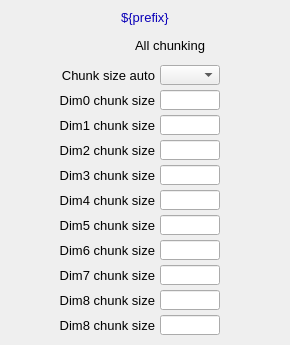
<?xml version="1.0" ?>
<ui version="4.0">
  <class>Dialog</class>
  <widget class="QWidget" name="screen">
    <property name="geometry">
      <rect>
        <x>1345</x>
        <y>200</y>
        <width>290</width>
        <height>345</height>
      </rect>
    </property>
    <property name="styleSheet">
      <string notr="true">QWidget#screen {
  color: rgb(0, 0, 0);
  background-color: rgb(187, 187, 187);
  }</string>
    </property>
    <property name="windowTitle">
      <string>NDFileHDF5_ChunkingFull</string>
    </property>
    <widget class="QLabel" name="text">
      <property name="geometry">
        <rect>
          <x>-670</x>
          <y>5</y>
          <width>1070</width>
          <height>25</height>
        </rect>
      </property>
      <property name="text">
        <string>${prefix}</string>
      </property>
      <property name="font" stdset="0">
        <font>
          <pointsize>10</pointsize>
        </font>
      </property>
      <property name="brush" stdset="0">
        <brush brushstyle="SolidPattern">
          <color alpha="255">
            <red>10</red>
            <green>0</green>
            <blue>184</blue>
          </color>
        </brush>
      </property>
      <property name="toolTip">
        <string>text</string>
      </property>
      <property name="alignment">
        <set>Qt::AlignCenter</set>
      </property>
      <property name="styleSheet">
        <string notr="true">QLabel#text {
  color: rgb(10, 0, 184);
  }</string>
      </property>
    </widget>
    <widget class="PyDMDrawingRectangle" name="rectangle">
      <property name="geometry">
        <rect>
          <x>0</x>
          <y>5</y>
          <width>290</width>
          <height>26</height>
        </rect>
      </property>
      <property name="brush" stdset="0">
        <brush brushstyle="SolidPattern">
          <color alpha="255">
            <red>218</red>
            <green>218</green>
            <blue>218</blue>
          </color>
        </brush>
      </property>
      <property name="penStyle" stdset="0">
        <enum>Qt::SolidLine</enum>
      </property>
      <property name="penColor" stdset="0">
        <color>
          <red>218</red>
          <green>218</green>
          <blue>218</blue>
        </color>
      </property>
      <property name="penWidth" stdset="0">
        <double>0</double>
      </property>
      <property name="penCapStyle" stdset="0">
        <enum>Qt::FlatCap</enum>
      </property>
      <property name="toolTip">
        <string>rectangle</string>
      </property>
    </widget>
    <widget class="QLabel" name="text_1">
      <property name="geometry">
        <rect>
          <x>85</x>
          <y>35</y>
          <width>120</width>
          <height>20</height>
        </rect>
      </property>
      <property name="text">
        <string>All chunking</string>
      </property>
      <property name="font" stdset="0">
        <font>
          <pointsize>10</pointsize>
        </font>
      </property>
      <property name="brush" stdset="0">
        <brush brushstyle="SolidPattern">
          <color alpha="255">
            <red>0</red>
            <green>0</green>
            <blue>0</blue>
          </color>
        </brush>
      </property>
      <property name="toolTip">
        <string>text_1</string>
      </property>
      <property name="alignment">
        <set>Qt::AlignRight|Qt::AlignTrailing|Qt::AlignVCenter</set>
      </property>
      <property name="styleSheet">
        <string notr="true">QLabel#text_1 {
  color: rgb(0, 0, 0);
  }</string>
      </property>
    </widget>
    <widget class="QLabel" name="text_2">
      <property name="geometry">
        <rect>
          <x>0</x>
          <y>5</y>
          <width>290</width>
          <height>25</height>
        </rect>
      </property>
      <property name="text">
        <string>${prefix}</string>
      </property>
      <property name="font" stdset="0">
        <font>
          <pointsize>10</pointsize>
        </font>
      </property>
      <property name="brush" stdset="0">
        <brush brushstyle="SolidPattern">
          <color alpha="255">
            <red>10</red>
            <green>0</green>
            <blue>184</blue>
          </color>
        </brush>
      </property>
      <property name="toolTip">
        <string>text_2</string>
      </property>
      <property name="alignment">
        <set>Qt::AlignCenter</set>
      </property>
      <property name="styleSheet">
        <string notr="true">QLabel#text_2 {
  color: rgb(10, 0, 184);
  }</string>
      </property>
    </widget>
    <widget class="QLabel" name="text_3">
      <property name="geometry">
        <rect>
          <x>5</x>
          <y>90</y>
          <width>150</width>
          <height>20</height>
        </rect>
      </property>
      <property name="text">
        <string>Dim0 chunk size</string>
      </property>
      <property name="font" stdset="0">
        <font>
          <pointsize>10</pointsize>
        </font>
      </property>
      <property name="brush" stdset="0">
        <brush brushstyle="SolidPattern">
          <color alpha="255">
            <red>0</red>
            <green>0</green>
            <blue>0</blue>
          </color>
        </brush>
      </property>
      <property name="toolTip">
        <string>text_3</string>
      </property>
      <property name="alignment">
        <set>Qt::AlignRight|Qt::AlignTrailing|Qt::AlignVCenter</set>
      </property>
      <property name="styleSheet">
        <string notr="true">QLabel#text_3 {
  color: rgb(0, 0, 0);
  }</string>
      </property>
    </widget>
    <widget class="PyDMLineEdit" name="text_entry">
      <property name="geometry">
        <rect>
          <x>160</x>
          <y>90</y>
          <width>60</width>
          <height>20</height>
        </rect>
      </property>
      <property name="channel" stdset="0">
        <string>ca://${prefix}NumColChunks</string>
      </property>
      <property name="toolTip">
        <string>${prefix}NumColChunks</string>
      </property>
      <property name="font" stdset="0">
        <font>
          <pointsize>10</pointsize>
        </font>
      </property>
      <property name="styleSheet">
        <string notr="true">PyDMLineEdit#text_entry {
  color: rgb(0, 0, 0);
  background-color: rgb(115, 223, 255);
  border: 1px solid black;
  margin: 0px;
  padding: 0px;
  spacing: 0px;
  }</string>
      </property>
    </widget>
    <widget class="PyDMLabel" name="text_update">
      <property name="geometry">
        <rect>
          <x>225</x>
          <y>91</y>
          <width>60</width>
          <height>18</height>
        </rect>
      </property>
      <property name="toolTip">
        <string>PV: ${prefix}NumColChunks_RBV</string>
      </property>
      <property name="channel" stdset="0">
        <string>ca://${prefix}NumColChunks_RBV</string>
      </property>
      <property name="font" stdset="0">
        <font>
          <pointsize>10</pointsize>
        </font>
      </property>
      <property name="alignment">
        <set>Qt::AlignLeading|Qt::AlignLeft|Qt::AlignVCenter</set>
      </property>
      <property name="textInteractionFlags">
        <set>Qt::TextSelectableByKeyboard|Qt::TextSelectableByMouse</set>
      </property>
      <property name="styleSheet">
        <string notr="true">PyDMLabel#text_update {
  color: rgb(10, 0, 184);
  background-color: rgb(187, 187, 187);
  }</string>
      </property>
    </widget>
    <widget class="QLabel" name="text_4">
      <property name="geometry">
        <rect>
          <x>5</x>
          <y>65</y>
          <width>150</width>
          <height>20</height>
        </rect>
      </property>
      <property name="text">
        <string>Chunk size auto</string>
      </property>
      <property name="font" stdset="0">
        <font>
          <pointsize>10</pointsize>
        </font>
      </property>
      <property name="brush" stdset="0">
        <brush brushstyle="SolidPattern">
          <color alpha="255">
            <red>0</red>
            <green>0</green>
            <blue>0</blue>
          </color>
        </brush>
      </property>
      <property name="toolTip">
        <string>text_4</string>
      </property>
      <property name="alignment">
        <set>Qt::AlignRight|Qt::AlignTrailing|Qt::AlignVCenter</set>
      </property>
      <property name="styleSheet">
        <string notr="true">QLabel#text_4 {
  color: rgb(0, 0, 0);
  }</string>
      </property>
    </widget>
    <widget class="PyDMEnumComboBox" name="menu">
      <property name="geometry">
        <rect>
          <x>160</x>
          <y>65</y>
          <width>60</width>
          <height>20</height>
        </rect>
      </property>
      <property name="toolTip">
        <string>${prefix}ChunkSizeAuto</string>
      </property>
      <property name="channel" stdset="0">
        <string>ca://${prefix}ChunkSizeAuto</string>
      </property>
      <property name="font" stdset="0">
        <font>
          <pointsize>10</pointsize>
        </font>
      </property>
      <property name="styleSheet">
        <string notr="true">PyDMEnumComboBox#menu {
  color: rgb(0, 0, 0);
  background-color: rgb(115, 223, 255);
  }</string>
      </property>
    </widget>
    <widget class="PyDMLabel" name="text_update_1">
      <property name="geometry">
        <rect>
          <x>225</x>
          <y>66</y>
          <width>60</width>
          <height>18</height>
        </rect>
      </property>
      <property name="toolTip">
        <string>PV: ${prefix}ChunkSizeAuto_RBV</string>
      </property>
      <property name="channel" stdset="0">
        <string>ca://${prefix}ChunkSizeAuto_RBV</string>
      </property>
      <property name="displayFormat" stdset="0">
        <enum>PyDMLabel::String</enum>
      </property>
      <property name="font" stdset="0">
        <font>
          <pointsize>10</pointsize>
        </font>
      </property>
      <property name="alignment">
        <set>Qt::AlignLeading|Qt::AlignLeft|Qt::AlignVCenter</set>
      </property>
      <property name="textInteractionFlags">
        <set>Qt::TextSelectableByKeyboard|Qt::TextSelectableByMouse</set>
      </property>
      <property name="styleSheet">
        <string notr="true">PyDMLabel#text_update_1 {
  color: rgb(10, 0, 184);
  background-color: rgb(187, 187, 187);
  }</string>
      </property>
    </widget>
    <widget class="QLabel" name="text_5">
      <property name="geometry">
        <rect>
          <x>5</x>
          <y>115</y>
          <width>150</width>
          <height>20</height>
        </rect>
      </property>
      <property name="text">
        <string>Dim1 chunk size</string>
      </property>
      <property name="font" stdset="0">
        <font>
          <pointsize>10</pointsize>
        </font>
      </property>
      <property name="brush" stdset="0">
        <brush brushstyle="SolidPattern">
          <color alpha="255">
            <red>0</red>
            <green>0</green>
            <blue>0</blue>
          </color>
        </brush>
      </property>
      <property name="toolTip">
        <string>text_5</string>
      </property>
      <property name="alignment">
        <set>Qt::AlignRight|Qt::AlignTrailing|Qt::AlignVCenter</set>
      </property>
      <property name="styleSheet">
        <string notr="true">QLabel#text_5 {
  color: rgb(0, 0, 0);
  }</string>
      </property>
    </widget>
    <widget class="PyDMLineEdit" name="text_entry_1">
      <property name="geometry">
        <rect>
          <x>160</x>
          <y>115</y>
          <width>60</width>
          <height>20</height>
        </rect>
      </property>
      <property name="channel" stdset="0">
        <string>ca://${prefix}NumRowChunks</string>
      </property>
      <property name="toolTip">
        <string>${prefix}NumRowChunks</string>
      </property>
      <property name="font" stdset="0">
        <font>
          <pointsize>10</pointsize>
        </font>
      </property>
      <property name="styleSheet">
        <string notr="true">PyDMLineEdit#text_entry_1 {
  color: rgb(0, 0, 0);
  background-color: rgb(115, 223, 255);
  border: 1px solid black;
  margin: 0px;
  padding: 0px;
  spacing: 0px;
  }</string>
      </property>
    </widget>
    <widget class="PyDMLabel" name="text_update_2">
      <property name="geometry">
        <rect>
          <x>225</x>
          <y>116</y>
          <width>60</width>
          <height>18</height>
        </rect>
      </property>
      <property name="toolTip">
        <string>PV: ${prefix}NumRowChunks_RBV</string>
      </property>
      <property name="channel" stdset="0">
        <string>ca://${prefix}NumRowChunks_RBV</string>
      </property>
      <property name="font" stdset="0">
        <font>
          <pointsize>10</pointsize>
        </font>
      </property>
      <property name="alignment">
        <set>Qt::AlignLeading|Qt::AlignLeft|Qt::AlignVCenter</set>
      </property>
      <property name="textInteractionFlags">
        <set>Qt::TextSelectableByKeyboard|Qt::TextSelectableByMouse</set>
      </property>
      <property name="styleSheet">
        <string notr="true">PyDMLabel#text_update_2 {
  color: rgb(10, 0, 184);
  background-color: rgb(187, 187, 187);
  }</string>
      </property>
    </widget>
    <widget class="QLabel" name="text_6">
      <property name="geometry">
        <rect>
          <x>5</x>
          <y>140</y>
          <width>150</width>
          <height>20</height>
        </rect>
      </property>
      <property name="text">
        <string>Dim2 chunk size</string>
      </property>
      <property name="font" stdset="0">
        <font>
          <pointsize>10</pointsize>
        </font>
      </property>
      <property name="brush" stdset="0">
        <brush brushstyle="SolidPattern">
          <color alpha="255">
            <red>0</red>
            <green>0</green>
            <blue>0</blue>
          </color>
        </brush>
      </property>
      <property name="toolTip">
        <string>text_6</string>
      </property>
      <property name="alignment">
        <set>Qt::AlignRight|Qt::AlignTrailing|Qt::AlignVCenter</set>
      </property>
      <property name="styleSheet">
        <string notr="true">QLabel#text_6 {
  color: rgb(0, 0, 0);
  }</string>
      </property>
    </widget>
    <widget class="PyDMLineEdit" name="text_entry_2">
      <property name="geometry">
        <rect>
          <x>160</x>
          <y>140</y>
          <width>60</width>
          <height>20</height>
        </rect>
      </property>
      <property name="channel" stdset="0">
        <string>ca://${prefix}ChunkSize2</string>
      </property>
      <property name="toolTip">
        <string>${prefix}ChunkSize2</string>
      </property>
      <property name="font" stdset="0">
        <font>
          <pointsize>10</pointsize>
        </font>
      </property>
      <property name="styleSheet">
        <string notr="true">PyDMLineEdit#text_entry_2 {
  color: rgb(0, 0, 0);
  background-color: rgb(115, 223, 255);
  border: 1px solid black;
  margin: 0px;
  padding: 0px;
  spacing: 0px;
  }</string>
      </property>
    </widget>
    <widget class="PyDMLabel" name="text_update_3">
      <property name="geometry">
        <rect>
          <x>225</x>
          <y>141</y>
          <width>60</width>
          <height>18</height>
        </rect>
      </property>
      <property name="toolTip">
        <string>PV: ${prefix}ChunkSize2_RBV</string>
      </property>
      <property name="channel" stdset="0">
        <string>ca://${prefix}ChunkSize2_RBV</string>
      </property>
      <property name="font" stdset="0">
        <font>
          <pointsize>10</pointsize>
        </font>
      </property>
      <property name="alignment">
        <set>Qt::AlignLeading|Qt::AlignLeft|Qt::AlignVCenter</set>
      </property>
      <property name="textInteractionFlags">
        <set>Qt::TextSelectableByKeyboard|Qt::TextSelectableByMouse</set>
      </property>
      <property name="styleSheet">
        <string notr="true">PyDMLabel#text_update_3 {
  color: rgb(10, 0, 184);
  background-color: rgb(187, 187, 187);
  }</string>
      </property>
    </widget>
    <widget class="QLabel" name="text_7">
      <property name="geometry">
        <rect>
          <x>5</x>
          <y>165</y>
          <width>150</width>
          <height>20</height>
        </rect>
      </property>
      <property name="text">
        <string>Dim3 chunk size</string>
      </property>
      <property name="font" stdset="0">
        <font>
          <pointsize>10</pointsize>
        </font>
      </property>
      <property name="brush" stdset="0">
        <brush brushstyle="SolidPattern">
          <color alpha="255">
            <red>0</red>
            <green>0</green>
            <blue>0</blue>
          </color>
        </brush>
      </property>
      <property name="toolTip">
        <string>text_7</string>
      </property>
      <property name="alignment">
        <set>Qt::AlignRight|Qt::AlignTrailing|Qt::AlignVCenter</set>
      </property>
      <property name="styleSheet">
        <string notr="true">QLabel#text_7 {
  color: rgb(0, 0, 0);
  }</string>
      </property>
    </widget>
    <widget class="PyDMLineEdit" name="text_entry_3">
      <property name="geometry">
        <rect>
          <x>160</x>
          <y>165</y>
          <width>60</width>
          <height>20</height>
        </rect>
      </property>
      <property name="channel" stdset="0">
        <string>ca://${prefix}ChunkSize3</string>
      </property>
      <property name="toolTip">
        <string>${prefix}ChunkSize3</string>
      </property>
      <property name="font" stdset="0">
        <font>
          <pointsize>10</pointsize>
        </font>
      </property>
      <property name="styleSheet">
        <string notr="true">PyDMLineEdit#text_entry_3 {
  color: rgb(0, 0, 0);
  background-color: rgb(115, 223, 255);
  border: 1px solid black;
  margin: 0px;
  padding: 0px;
  spacing: 0px;
  }</string>
      </property>
    </widget>
    <widget class="PyDMLabel" name="text_update_4">
      <property name="geometry">
        <rect>
          <x>225</x>
          <y>166</y>
          <width>60</width>
          <height>18</height>
        </rect>
      </property>
      <property name="toolTip">
        <string>PV: ${prefix}ChunkSize3_RBV</string>
      </property>
      <property name="channel" stdset="0">
        <string>ca://${prefix}ChunkSize3_RBV</string>
      </property>
      <property name="font" stdset="0">
        <font>
          <pointsize>10</pointsize>
        </font>
      </property>
      <property name="alignment">
        <set>Qt::AlignLeading|Qt::AlignLeft|Qt::AlignVCenter</set>
      </property>
      <property name="textInteractionFlags">
        <set>Qt::TextSelectableByKeyboard|Qt::TextSelectableByMouse</set>
      </property>
      <property name="styleSheet">
        <string notr="true">PyDMLabel#text_update_4 {
  color: rgb(10, 0, 184);
  background-color: rgb(187, 187, 187);
  }</string>
      </property>
    </widget>
    <widget class="QLabel" name="text_8">
      <property name="geometry">
        <rect>
          <x>5</x>
          <y>190</y>
          <width>150</width>
          <height>20</height>
        </rect>
      </property>
      <property name="text">
        <string>Dim4 chunk size</string>
      </property>
      <property name="font" stdset="0">
        <font>
          <pointsize>10</pointsize>
        </font>
      </property>
      <property name="brush" stdset="0">
        <brush brushstyle="SolidPattern">
          <color alpha="255">
            <red>0</red>
            <green>0</green>
            <blue>0</blue>
          </color>
        </brush>
      </property>
      <property name="toolTip">
        <string>text_8</string>
      </property>
      <property name="alignment">
        <set>Qt::AlignRight|Qt::AlignTrailing|Qt::AlignVCenter</set>
      </property>
      <property name="styleSheet">
        <string notr="true">QLabel#text_8 {
  color: rgb(0, 0, 0);
  }</string>
      </property>
    </widget>
    <widget class="PyDMLineEdit" name="text_entry_4">
      <property name="geometry">
        <rect>
          <x>160</x>
          <y>190</y>
          <width>60</width>
          <height>20</height>
        </rect>
      </property>
      <property name="channel" stdset="0">
        <string>ca://${prefix}ChunkSize4</string>
      </property>
      <property name="toolTip">
        <string>${prefix}ChunkSize4</string>
      </property>
      <property name="font" stdset="0">
        <font>
          <pointsize>10</pointsize>
        </font>
      </property>
      <property name="styleSheet">
        <string notr="true">PyDMLineEdit#text_entry_4 {
  color: rgb(0, 0, 0);
  background-color: rgb(115, 223, 255);
  border: 1px solid black;
  margin: 0px;
  padding: 0px;
  spacing: 0px;
  }</string>
      </property>
    </widget>
    <widget class="PyDMLabel" name="text_update_5">
      <property name="geometry">
        <rect>
          <x>225</x>
          <y>191</y>
          <width>60</width>
          <height>18</height>
        </rect>
      </property>
      <property name="toolTip">
        <string>PV: ${prefix}ChunkSize4_RBV</string>
      </property>
      <property name="channel" stdset="0">
        <string>ca://${prefix}ChunkSize4_RBV</string>
      </property>
      <property name="font" stdset="0">
        <font>
          <pointsize>10</pointsize>
        </font>
      </property>
      <property name="alignment">
        <set>Qt::AlignLeading|Qt::AlignLeft|Qt::AlignVCenter</set>
      </property>
      <property name="textInteractionFlags">
        <set>Qt::TextSelectableByKeyboard|Qt::TextSelectableByMouse</set>
      </property>
      <property name="styleSheet">
        <string notr="true">PyDMLabel#text_update_5 {
  color: rgb(10, 0, 184);
  background-color: rgb(187, 187, 187);
  }</string>
      </property>
    </widget>
    <widget class="QLabel" name="text_9">
      <property name="geometry">
        <rect>
          <x>5</x>
          <y>215</y>
          <width>150</width>
          <height>20</height>
        </rect>
      </property>
      <property name="text">
        <string>Dim5 chunk size</string>
      </property>
      <property name="font" stdset="0">
        <font>
          <pointsize>10</pointsize>
        </font>
      </property>
      <property name="brush" stdset="0">
        <brush brushstyle="SolidPattern">
          <color alpha="255">
            <red>0</red>
            <green>0</green>
            <blue>0</blue>
          </color>
        </brush>
      </property>
      <property name="toolTip">
        <string>text_9</string>
      </property>
      <property name="alignment">
        <set>Qt::AlignRight|Qt::AlignTrailing|Qt::AlignVCenter</set>
      </property>
      <property name="styleSheet">
        <string notr="true">QLabel#text_9 {
  color: rgb(0, 0, 0);
  }</string>
      </property>
    </widget>
    <widget class="PyDMLineEdit" name="text_entry_5">
      <property name="geometry">
        <rect>
          <x>160</x>
          <y>215</y>
          <width>60</width>
          <height>20</height>
        </rect>
      </property>
      <property name="channel" stdset="0">
        <string>ca://${prefix}ChunkSize5</string>
      </property>
      <property name="toolTip">
        <string>${prefix}ChunkSize5</string>
      </property>
      <property name="font" stdset="0">
        <font>
          <pointsize>10</pointsize>
        </font>
      </property>
      <property name="styleSheet">
        <string notr="true">PyDMLineEdit#text_entry_5 {
  color: rgb(0, 0, 0);
  background-color: rgb(115, 223, 255);
  border: 1px solid black;
  margin: 0px;
  padding: 0px;
  spacing: 0px;
  }</string>
      </property>
    </widget>
    <widget class="PyDMLabel" name="text_update_6">
      <property name="geometry">
        <rect>
          <x>225</x>
          <y>216</y>
          <width>60</width>
          <height>18</height>
        </rect>
      </property>
      <property name="toolTip">
        <string>PV: ${prefix}ChunkSize5_RBV</string>
      </property>
      <property name="channel" stdset="0">
        <string>ca://${prefix}ChunkSize5_RBV</string>
      </property>
      <property name="font" stdset="0">
        <font>
          <pointsize>10</pointsize>
        </font>
      </property>
      <property name="alignment">
        <set>Qt::AlignLeading|Qt::AlignLeft|Qt::AlignVCenter</set>
      </property>
      <property name="textInteractionFlags">
        <set>Qt::TextSelectableByKeyboard|Qt::TextSelectableByMouse</set>
      </property>
      <property name="styleSheet">
        <string notr="true">PyDMLabel#text_update_6 {
  color: rgb(10, 0, 184);
  background-color: rgb(187, 187, 187);
  }</string>
      </property>
    </widget>
    <widget class="QLabel" name="text_10">
      <property name="geometry">
        <rect>
          <x>5</x>
          <y>240</y>
          <width>150</width>
          <height>20</height>
        </rect>
      </property>
      <property name="text">
        <string>Dim6 chunk size</string>
      </property>
      <property name="font" stdset="0">
        <font>
          <pointsize>10</pointsize>
        </font>
      </property>
      <property name="brush" stdset="0">
        <brush brushstyle="SolidPattern">
          <color alpha="255">
            <red>0</red>
            <green>0</green>
            <blue>0</blue>
          </color>
        </brush>
      </property>
      <property name="toolTip">
        <string>text_10</string>
      </property>
      <property name="alignment">
        <set>Qt::AlignRight|Qt::AlignTrailing|Qt::AlignVCenter</set>
      </property>
      <property name="styleSheet">
        <string notr="true">QLabel#text_10 {
  color: rgb(0, 0, 0);
  }</string>
      </property>
    </widget>
    <widget class="PyDMLineEdit" name="text_entry_6">
      <property name="geometry">
        <rect>
          <x>160</x>
          <y>240</y>
          <width>60</width>
          <height>20</height>
        </rect>
      </property>
      <property name="channel" stdset="0">
        <string>ca://${prefix}ChunkSize6</string>
      </property>
      <property name="toolTip">
        <string>${prefix}ChunkSize6</string>
      </property>
      <property name="font" stdset="0">
        <font>
          <pointsize>10</pointsize>
        </font>
      </property>
      <property name="styleSheet">
        <string notr="true">PyDMLineEdit#text_entry_6 {
  color: rgb(0, 0, 0);
  background-color: rgb(115, 223, 255);
  border: 1px solid black;
  margin: 0px;
  padding: 0px;
  spacing: 0px;
  }</string>
      </property>
    </widget>
    <widget class="PyDMLabel" name="text_update_7">
      <property name="geometry">
        <rect>
          <x>225</x>
          <y>241</y>
          <width>60</width>
          <height>18</height>
        </rect>
      </property>
      <property name="toolTip">
        <string>PV: ${prefix}ChunkSize6_RBV</string>
      </property>
      <property name="channel" stdset="0">
        <string>ca://${prefix}ChunkSize6_RBV</string>
      </property>
      <property name="font" stdset="0">
        <font>
          <pointsize>10</pointsize>
        </font>
      </property>
      <property name="alignment">
        <set>Qt::AlignLeading|Qt::AlignLeft|Qt::AlignVCenter</set>
      </property>
      <property name="textInteractionFlags">
        <set>Qt::TextSelectableByKeyboard|Qt::TextSelectableByMouse</set>
      </property>
      <property name="styleSheet">
        <string notr="true">PyDMLabel#text_update_7 {
  color: rgb(10, 0, 184);
  background-color: rgb(187, 187, 187);
  }</string>
      </property>
    </widget>
    <widget class="QLabel" name="text_11">
      <property name="geometry">
        <rect>
          <x>5</x>
          <y>265</y>
          <width>150</width>
          <height>20</height>
        </rect>
      </property>
      <property name="text">
        <string>Dim7 chunk size</string>
      </property>
      <property name="font" stdset="0">
        <font>
          <pointsize>10</pointsize>
        </font>
      </property>
      <property name="brush" stdset="0">
        <brush brushstyle="SolidPattern">
          <color alpha="255">
            <red>0</red>
            <green>0</green>
            <blue>0</blue>
          </color>
        </brush>
      </property>
      <property name="toolTip">
        <string>text_11</string>
      </property>
      <property name="alignment">
        <set>Qt::AlignRight|Qt::AlignTrailing|Qt::AlignVCenter</set>
      </property>
      <property name="styleSheet">
        <string notr="true">QLabel#text_11 {
  color: rgb(0, 0, 0);
  }</string>
      </property>
    </widget>
    <widget class="PyDMLineEdit" name="text_entry_7">
      <property name="geometry">
        <rect>
          <x>160</x>
          <y>265</y>
          <width>60</width>
          <height>20</height>
        </rect>
      </property>
      <property name="channel" stdset="0">
        <string>ca://${prefix}ChunkSize7</string>
      </property>
      <property name="toolTip">
        <string>${prefix}ChunkSize7</string>
      </property>
      <property name="font" stdset="0">
        <font>
          <pointsize>10</pointsize>
        </font>
      </property>
      <property name="styleSheet">
        <string notr="true">PyDMLineEdit#text_entry_7 {
  color: rgb(0, 0, 0);
  background-color: rgb(115, 223, 255);
  border: 1px solid black;
  margin: 0px;
  padding: 0px;
  spacing: 0px;
  }</string>
      </property>
    </widget>
    <widget class="PyDMLabel" name="text_update_8">
      <property name="geometry">
        <rect>
          <x>225</x>
          <y>266</y>
          <width>60</width>
          <height>18</height>
        </rect>
      </property>
      <property name="toolTip">
        <string>PV: ${prefix}ChunkSize7_RBV</string>
      </property>
      <property name="channel" stdset="0">
        <string>ca://${prefix}ChunkSize7_RBV</string>
      </property>
      <property name="font" stdset="0">
        <font>
          <pointsize>10</pointsize>
        </font>
      </property>
      <property name="alignment">
        <set>Qt::AlignLeading|Qt::AlignLeft|Qt::AlignVCenter</set>
      </property>
      <property name="textInteractionFlags">
        <set>Qt::TextSelectableByKeyboard|Qt::TextSelectableByMouse</set>
      </property>
      <property name="styleSheet">
        <string notr="true">PyDMLabel#text_update_8 {
  color: rgb(10, 0, 184);
  background-color: rgb(187, 187, 187);
  }</string>
      </property>
    </widget>
    <widget class="QLabel" name="text_12">
      <property name="geometry">
        <rect>
          <x>5</x>
          <y>290</y>
          <width>150</width>
          <height>20</height>
        </rect>
      </property>
      <property name="text">
        <string>Dim8 chunk size</string>
      </property>
      <property name="font" stdset="0">
        <font>
          <pointsize>10</pointsize>
        </font>
      </property>
      <property name="brush" stdset="0">
        <brush brushstyle="SolidPattern">
          <color alpha="255">
            <red>0</red>
            <green>0</green>
            <blue>0</blue>
          </color>
        </brush>
      </property>
      <property name="toolTip">
        <string>text_12</string>
      </property>
      <property name="alignment">
        <set>Qt::AlignRight|Qt::AlignTrailing|Qt::AlignVCenter</set>
      </property>
      <property name="styleSheet">
        <string notr="true">QLabel#text_12 {
  color: rgb(0, 0, 0);
  }</string>
      </property>
    </widget>
    <widget class="PyDMLineEdit" name="text_entry_8">
      <property name="geometry">
        <rect>
          <x>160</x>
          <y>290</y>
          <width>60</width>
          <height>20</height>
        </rect>
      </property>
      <property name="channel" stdset="0">
        <string>ca://${prefix}ChunkSize8</string>
      </property>
      <property name="toolTip">
        <string>${prefix}ChunkSize8</string>
      </property>
      <property name="font" stdset="0">
        <font>
          <pointsize>10</pointsize>
        </font>
      </property>
      <property name="styleSheet">
        <string notr="true">PyDMLineEdit#text_entry_8 {
  color: rgb(0, 0, 0);
  background-color: rgb(115, 223, 255);
  border: 1px solid black;
  margin: 0px;
  padding: 0px;
  spacing: 0px;
  }</string>
      </property>
    </widget>
    <widget class="PyDMLabel" name="text_update_9">
      <property name="geometry">
        <rect>
          <x>225</x>
          <y>291</y>
          <width>60</width>
          <height>18</height>
        </rect>
      </property>
      <property name="toolTip">
        <string>PV: ${prefix}ChunkSize8_RBV</string>
      </property>
      <property name="channel" stdset="0">
        <string>ca://${prefix}ChunkSize8_RBV</string>
      </property>
      <property name="font" stdset="0">
        <font>
          <pointsize>10</pointsize>
        </font>
      </property>
      <property name="alignment">
        <set>Qt::AlignLeading|Qt::AlignLeft|Qt::AlignVCenter</set>
      </property>
      <property name="textInteractionFlags">
        <set>Qt::TextSelectableByKeyboard|Qt::TextSelectableByMouse</set>
      </property>
      <property name="styleSheet">
        <string notr="true">PyDMLabel#text_update_9 {
  color: rgb(10, 0, 184);
  background-color: rgb(187, 187, 187);
  }</string>
      </property>
    </widget>
    <widget class="QLabel" name="text_13">
      <property name="geometry">
        <rect>
          <x>5</x>
          <y>315</y>
          <width>150</width>
          <height>20</height>
        </rect>
      </property>
      <property name="text">
        <string>Dim8 chunk size</string>
      </property>
      <property name="font" stdset="0">
        <font>
          <pointsize>10</pointsize>
        </font>
      </property>
      <property name="brush" stdset="0">
        <brush brushstyle="SolidPattern">
          <color alpha="255">
            <red>0</red>
            <green>0</green>
            <blue>0</blue>
          </color>
        </brush>
      </property>
      <property name="toolTip">
        <string>text_13</string>
      </property>
      <property name="alignment">
        <set>Qt::AlignRight|Qt::AlignTrailing|Qt::AlignVCenter</set>
      </property>
      <property name="styleSheet">
        <string notr="true">QLabel#text_13 {
  color: rgb(0, 0, 0);
  }</string>
      </property>
    </widget>
    <widget class="PyDMLineEdit" name="text_entry_9">
      <property name="geometry">
        <rect>
          <x>160</x>
          <y>315</y>
          <width>60</width>
          <height>20</height>
        </rect>
      </property>
      <property name="channel" stdset="0">
        <string>ca://${prefix}ChunkSize9</string>
      </property>
      <property name="toolTip">
        <string>${prefix}ChunkSize9</string>
      </property>
      <property name="font" stdset="0">
        <font>
          <pointsize>10</pointsize>
        </font>
      </property>
      <property name="styleSheet">
        <string notr="true">PyDMLineEdit#text_entry_9 {
  color: rgb(0, 0, 0);
  background-color: rgb(115, 223, 255);
  border: 1px solid black;
  margin: 0px;
  padding: 0px;
  spacing: 0px;
  }</string>
      </property>
    </widget>
    <widget class="PyDMLabel" name="text_update_10">
      <property name="geometry">
        <rect>
          <x>225</x>
          <y>316</y>
          <width>60</width>
          <height>18</height>
        </rect>
      </property>
      <property name="toolTip">
        <string>PV: ${prefix}ChunkSize9_RBV</string>
      </property>
      <property name="channel" stdset="0">
        <string>ca://${prefix}ChunkSize9_RBV</string>
      </property>
      <property name="font" stdset="0">
        <font>
          <pointsize>10</pointsize>
        </font>
      </property>
      <property name="alignment">
        <set>Qt::AlignLeading|Qt::AlignLeft|Qt::AlignVCenter</set>
      </property>
      <property name="textInteractionFlags">
        <set>Qt::TextSelectableByKeyboard|Qt::TextSelectableByMouse</set>
      </property>
      <property name="styleSheet">
        <string notr="true">PyDMLabel#text_update_10 {
  color: rgb(10, 0, 184);
  background-color: rgb(187, 187, 187);
  }</string>
      </property>
    </widget>
  </widget>
  <customwidgets>
    <customwidget>
      <class>PyDMLabel</class>
      <extends>QLabel</extends>
      <header>pydm.widgets.label</header>
    </customwidget>
    <customwidget>
      <class>PyDMDrawingRectangle</class>
      <extends>QWidget</extends>
      <header>pydm.widgets.drawing</header>
    </customwidget>
    <customwidget>
      <class>PyDMLineEdit</class>
      <extends>QLineEdit</extends>
      <header>pydm.widgets.line_edit</header>
    </customwidget>
    <customwidget>
      <class>PyDMEnumComboBox</class>
      <extends>QComboBox</extends>
      <header>pydm.widgets.enum_combo_box</header>
    </customwidget>
  </customwidgets>
</ui>
